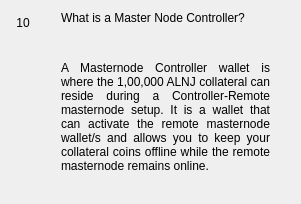
                  <widget class="QWidget" name="widgetFaq10" native="true">
                   <layout class="QHBoxLayout" name="horizontalpage_10" stretch="0,1">
                    <item alignment="Qt::AlignTop">
                     <widget class="QLabel" name="labelNumber10">
                      <property name="minimumSize">
                       <size>
                        <width>24</width>
                        <height>24</height>
                       </size>
                      </property>
                      <property name="maximumSize">
                       <size>
                        <width>16777215</width>
                        <height>24</height>
                       </size>
                      </property>
                      <property name="text">
                       <string>10</string>
                      </property>
                      <property name="alignment">
                       <set>Qt::AlignCenter</set>
                      </property>
                     </widget>
                    </item>
                    <item>
                     <layout class="QVBoxLayout" name="verticalLayoutpage_10">
                      <property name="leftMargin">
                       <number>20</number>
                      </property>
                      <property name="rightMargin">
                       <number>20</number>
                      </property>
                      <item>
                       <widget class="QLabel" name="labelSubtitle10">
                        <property name="text">
                         <string>What is a Master Node Controller?</string>
                        </property>
                        <property name="wordWrap">
                         <bool>true</bool>
                        </property>
                       </widget>
                      </item>
                      <item>
                       <spacer name="verticalSpacer_100">
                        <property name="orientation">
                         <enum>Qt::Vertical</enum>
                        </property>
                        <property name="sizeType">
                         <enum>QSizePolicy::Fixed</enum>
                        </property>
                        <property name="sizeHint" stdset="0">
                         <size>
                          <width>20</width>
                          <height>30</height>
                         </size>
                        </property>
                       </spacer>
                      </item>
                      <item>
                       <widget class="QLabel" name="labelContent10">
                        <property name="text">
                         <string>&lt;html&gt;&lt;head/&gt;&lt;body&gt;&lt;p align=&quot;justify&quot;&gt;A Masternode Controller wallet is where the 1,00,000 ALNJ collateral can reside during a Controller-Remote masternode setup. It is a wallet that can activate the remote masternode wallet/s and allows you to keep your collateral coins offline while the remote masternode remains online. &lt;/p&gt;&lt;/body&gt;&lt;/html&gt;</string>
                        </property>
                        <property name="alignment">
                         <set>Qt::AlignLeading|Qt::AlignLeft|Qt::AlignTop</set>
                        </property>
                        <property name="wordWrap">
                         <bool>true</bool>
                        </property>
                       </widget>
                      </item>
                      <item>
                       <spacer name="verticalSpacer_92">
                        <property name="orientation">
                         <enum>Qt::Vertical</enum>
                        </property>
                        <property name="sizeHint" stdset="0">
                         <size>
                          <width>20</width>
                          <height>20</height>
                         </size>
                        </property>
                       </spacer>
                      </item>
                     </layout>
                    </item>
                   </layout>
                  </widget>
